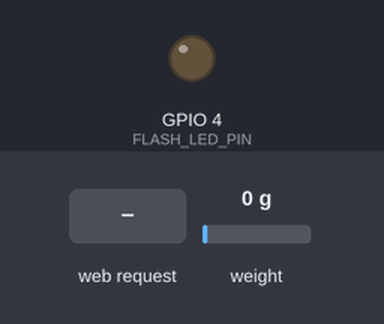
Recording of a sketch running on a simulated ESP32. Parts: output pins drawn as LEDs (lit = HIGH). Inputs (shaded band) come from the test bench; at power-on: weight on the scale 0 g. WiFi joins after 1.5 s; servers stay silent unless stated; the camera gives no picture; what the sketch prints to the serial monitor is not drawn.

Above: at 4.1 s.
4.2 s: HTTP request GET /photo?flash=1 received
At 4.32 s:
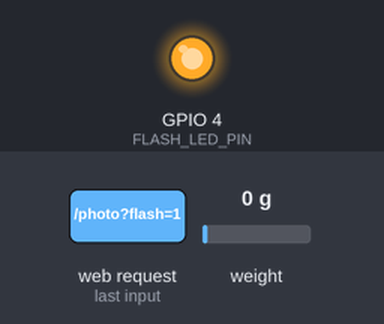
Timing chart, 0 to 7.2 s (numbered marks = the images above; inputs shaded):
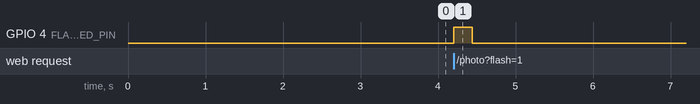

The sketch:

CalorieScaleCam.ino
```cpp
// Calorie Scale - ESP32-CAM firmware
//
// One AI-Thinker ESP32-CAM board does everything:
//   - reads weight from a load cell through an HX711
//   - captures photos with the OV2640 camera
//   - serves both over Wi-Fi as a tiny HTTP API for the web app
//
// HTTP API (all responses allow cross-origin requests):
//   GET /         -> status page (quick sanity check in a browser)
//   GET /weight   -> {"grams": 123.4}
//   GET /photo    -> JPEG image  (add ?flash=1 to fire the onboard LED)
//   GET /tare     -> zeroes the scale, returns {"ok":true}
//
// Required Arduino libraries (Library Manager):
//   - "HX711" by Bogdan Necula (bogde)
// Board: "AI Thinker ESP32-CAM"

#include "esp_camera.h"
#include <WiFi.h>
#include <WebServer.h>
#include <ESPmDNS.h>
#include "HX711.h"

// ======================= USER SETTINGS =======================

// Wi-Fi credentials live in secrets.h (not committed to git).
// Copy secrets.example.h to secrets.h and fill in your network.
#include "secrets.h"

// HX711 pins - CHANGE THESE to match your wiring.
// Safe choices on the ESP32-CAM (when no SD card is used): 13, 14, 15, 2.
// Avoid GPIO 0, 1, 3, 4 (LED) and the camera pins.
// Note: GPIO 12 is a boot strapping pin. It works for HX711 SCK, but if the
// board ever fails to boot with the HX711 attached, move SCK to GPIO 14 or 15.
#define HX711_DT_PIN  13   // HX711 DT / DOUT
#define HX711_SCK_PIN 12   // HX711 SCK

// Calibration factor: raw HX711 units per gram.
// See README "Calibrating the scale" - you will replace this number.
float CALIBRATION_FACTOR = 420.0f;

// =============================================================

// AI-Thinker ESP32-CAM camera pins
#define PWDN_GPIO_NUM  32
#define RESET_GPIO_NUM -1
#define XCLK_GPIO_NUM   0
#define SIOD_GPIO_NUM  26
#define SIOC_GPIO_NUM  27
#define Y9_GPIO_NUM    35
#define Y8_GPIO_NUM    34
#define Y7_GPIO_NUM    39
#define Y6_GPIO_NUM    36
#define Y5_GPIO_NUM    21
#define Y4_GPIO_NUM    19
#define Y3_GPIO_NUM    18
#define Y2_GPIO_NUM     5
#define VSYNC_GPIO_NUM 25
#define HREF_GPIO_NUM  23
#define PCLK_GPIO_NUM  22

#define FLASH_LED_PIN   4

WebServer server(80);
HX711 scale;

void addCorsHeaders() {
  server.sendHeader("Access-Control-Allow-Origin", "*");
  server.sendHeader("Access-Control-Allow-Methods", "GET, POST, OPTIONS");
  server.sendHeader("Access-Control-Allow-Headers", "Content-Type");
}

void handleOptions() {
  addCorsHeaders();
  server.send(204);
}

void handleRoot() {
  addCorsHeaders();
  server.send(200, "text/html",
    "<h1>Calorie Scale is running</h1>"
    "<p><a href='/weight'>/weight</a> | <a href='/photo'>/photo</a> | <a href='/tare'>/tare</a></p>");
}

void handleWeight() {
  addCorsHeaders();
  if (!scale.wait_ready_timeout(1000)) {
    server.send(503, "application/json", "{\"error\":\"HX711 not responding - check wiring\"}");
    return;
  }
  float grams = scale.get_units(3);  // average of 3 readings
  server.send(200, "application/json", "{\"grams\":" + String(grams, 1) + "}");
}

void handleTare() {
  addCorsHeaders();
  if (!scale.wait_ready_timeout(1000)) {
    server.send(503, "application/json", "{\"error\":\"HX711 not responding - check wiring\"}");
    return;
  }
  scale.tare(10);
  server.send(200, "application/json", "{\"ok\":true}");
}

void handlePhoto() {
  bool useFlash = server.hasArg("flash") && server.arg("flash") == "1";
  if (useFlash) {
    digitalWrite(FLASH_LED_PIN, HIGH);
    delay(120);  // let exposure adjust
  }

  // Discard one frame so we return a fresh capture, not a stale buffer.
  camera_fb_t* fb = esp_camera_fb_get();
  if (fb) {
    esp_camera_fb_return(fb);
  }
  fb = esp_camera_fb_get();

  if (useFlash) {
    digitalWrite(FLASH_LED_PIN, LOW);
  }

  if (!fb) {
    addCorsHeaders();
    server.send(503, "application/json", "{\"error\":\"camera capture failed\"}");
    return;
  }

  addCorsHeaders();
  server.sendHeader("Cache-Control", "no-store");
  server.setContentLength(fb->len);
  server.send(200, "image/jpeg", "");
  server.client().write(fb->buf, fb->len);
  esp_camera_fb_return(fb);
}

bool initCamera() {
  camera_config_t config;
  config.ledc_channel = LEDC_CHANNEL_0;
  config.ledc_timer   = LEDC_TIMER_0;
  config.pin_d0 = Y2_GPIO_NUM;
  config.pin_d1 = Y3_GPIO_NUM;
  config.pin_d2 = Y4_GPIO_NUM;
  config.pin_d3 = Y5_GPIO_NUM;
  config.pin_d4 = Y6_GPIO_NUM;
  config.pin_d5 = Y7_GPIO_NUM;
  config.pin_d6 = Y8_GPIO_NUM;
  config.pin_d7 = Y9_GPIO_NUM;
  config.pin_xclk    = XCLK_GPIO_NUM;
  config.pin_pclk    = PCLK_GPIO_NUM;
  config.pin_vsync   = VSYNC_GPIO_NUM;
  config.pin_href    = HREF_GPIO_NUM;
  config.pin_sccb_sda = SIOD_GPIO_NUM;
  config.pin_sccb_scl = SIOC_GPIO_NUM;
  config.pin_pwdn    = PWDN_GPIO_NUM;
  config.pin_reset   = RESET_GPIO_NUM;
  config.xclk_freq_hz = 20000000;
  config.pixel_format = PIXFORMAT_JPEG;

  if (psramFound()) {
    config.frame_size   = FRAMESIZE_SVGA;  // 800x600 - plenty for food recognition
    config.jpeg_quality = 12;
    config.fb_count     = 1;
    config.fb_location  = CAMERA_FB_IN_PSRAM;
  } else {
    config.frame_size   = FRAMESIZE_VGA;
    config.jpeg_quality = 15;
    config.fb_count     = 1;
    config.fb_location  = CAMERA_FB_IN_DRAM;
  }

  return esp_camera_init(&config) == ESP_OK;
}

void setup() {
  Serial.begin(115200);
  Serial.println();
  Serial.println("Calorie Scale starting...");

  pinMode(FLASH_LED_PIN, OUTPUT);
  digitalWrite(FLASH_LED_PIN, LOW);

  if (!initCamera()) {
    Serial.println("ERROR: camera init failed. Check the ribbon cable, then press RST.");
  } else {
    Serial.println("Camera OK");
  }

  scale.begin(HX711_DT_PIN, HX711_SCK_PIN);
  if (scale.wait_ready_timeout(2000)) {
    scale.set_scale(CALIBRATION_FACTOR);
    scale.tare(10);
    Serial.println("HX711 OK (tared)");
  } else {
    Serial.println("ERROR: HX711 not found. Check DT/SCK pins and 5V/GND wiring.");
  }

  WiFi.mode(WIFI_STA);
  WiFi.begin(WIFI_SSID, WIFI_PASSWORD);
  Serial.print("Connecting to Wi-Fi");
  while (WiFi.status() != WL_CONNECTED) {
    delay(400);
    Serial.print(".");
  }
  Serial.println();
  Serial.print("Connected! Open the web app and enter this IP: ");
  Serial.println(WiFi.localIP());

  if (MDNS.begin("caloriescale")) {
    Serial.println("Also reachable at http://caloriescale.local");
  }

  server.on("/", HTTP_GET, handleRoot);
  server.on("/weight", HTTP_GET, handleWeight);
  server.on("/photo", HTTP_GET, handlePhoto);
  server.on("/tare", HTTP_GET, handleTare);
  server.on("/tare", HTTP_POST, handleTare);
  server.onNotFound([]() {
    if (server.method() == HTTP_OPTIONS) {
      handleOptions();
    } else {
      addCorsHeaders();
      server.send(404, "application/json", "{\"error\":\"not found\"}");
    }
  });
  server.begin();
  Serial.println("HTTP server started");
}

void loop() {
  server.handleClient();
}
```

secrets.example.h
```cpp
// Copy this file to secrets.h in the same folder and fill in your Wi-Fi.
// secrets.h is gitignored so your password never ends up on GitHub.
#pragma once

const char* WIFI_SSID     = "YOUR_WIFI_NAME";
const char* WIFI_PASSWORD = "YOUR_WIFI_PASSWORD";
```

Measured:
- after the input at 4.2 s, GPIO 4 (FLASH_LED_PIN): LOW → HIGH at once, → LOW 0.24 s later
